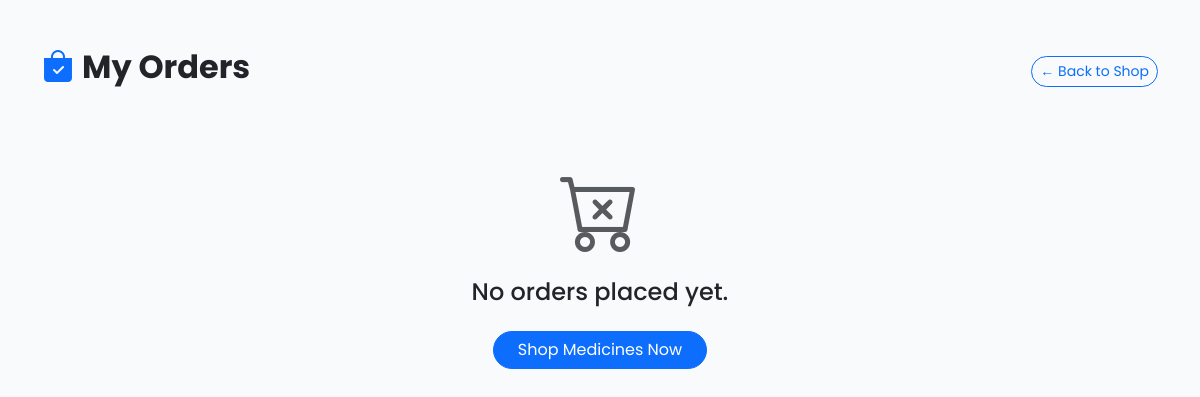
Before: /my_orders (signed in) with the older database file.
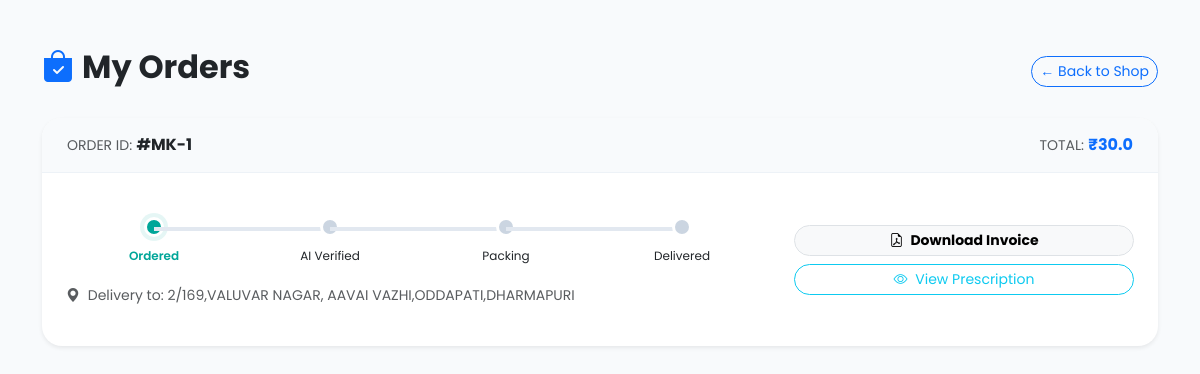
After: the same page with the newer database file.
### app.py (models this page shows)
class Order(db.Model):
    id = db.Column(db.Integer, primary_key=True)
    user_id = db.Column(db.Integer, db.ForeignKey('user.id'))
    full_name = db.Column(db.String(100))
    address = db.Column(db.String(500))
    phone = db.Column(db.String(20))
    prescription_file = db.Column(db.String(200))
    payment_method = db.Column(db.String(50))
    total_amount = db.Column(db.Float)
    verification_status = db.Column(db.String(50), default='Pending')
    flag_reason = db.Column(db.String(200))
    doctor_license_detected = db.Column(db.String(50))
    created_at = db.Column(db.DateTime, default=datetime.utcnow)

### app.py (the view)
@app.route('/my_orders')
@login_required
def my_orders():
    return render_template('orders.html', orders=Order.query.filter_by(user_id=current_user.id).all())

### app.py (called while the page is built)
@login_manager.user_loader
def load_user(user_id):
    return User.query.get(int(user_id))

### templates/orders.html (shortened to what this page needs)
<!DOCTYPE html>
<html lang="en">
<head>
    <link href="https://cdn.jsdelivr.net/npm/bootstrap@5.3.0/dist/css/bootstrap.min.css" rel="stylesheet">
    <link rel="stylesheet" href="https://cdn.jsdelivr.net/npm/bootstrap-icons@1.10.0/font/bootstrap-icons.css">
</head>
<body>
<div class="container py-5">
    <div class="d-flex justify-content-between align-items-center mb-4">
        <h2 class="fw-bold text-dark"><i class="bi bi-bag-check-fill text-primary me-2"></i>My Orders</h2>
        <a href="/" class="btn btn-outline-primary rounded-pill btn-sm">← Back to Shop</a>
    </div>
    {% if orders %}
        {% for order in orders %}
        <div class="order-card shadow-sm">
            <div class="order-header d-flex justify-content-between align-items-center">
                <div>
                    <span class="text-muted small">ORDER ID:</span>
                    <span class="fw-bold">#MK-{{ order.id }}</span>
                </div>
                <div class="text-end">
                    <span class="text-muted small">TOTAL:</span>
                    <span class="fw-bold text-primary">₹{{ order.total_amount }}</span>
                </div>
            </div>
            <div class="p-4">
                <div class="row align-items-center">
                    <div class="col-md-8">
                        <div class="order-track">
                            <div class="track-step active">
                                <span class="track-dot"></span>
                                <div class="track-text">Ordered</div>
                            </div>
                            <div class="track-step {% if order.verification_status == 'Approved' %}active{% endif %}">
                                <span class="track-dot"></span>
                                <div class="track-text">AI Verified</div>
                            </div>
                            <div class="track-step">
                                <span class="track-dot"></span>
                                <div class="track-text">Packing</div>
                            </div>
                            <div class="track-step">
                                <span class="track-dot"></span>
                                <div class="track-text">Delivered</div>
                            </div>
                        </div>
                        <p class="small text-muted mt-3">
                            <i class="bi bi-geo-alt-fill me-1"></i> Delivery to: {{ order.address }}
                        </p>
                    </div>
                    <div class="col-md-4 text-md-end">
                        <div class="d-grid gap-2">
                            <a href="{{ url_for('download_invoice', order_id=order.id) }}" class="btn btn-light btn-sm rounded-pill fw-bold border">
                                <i class="bi bi-file-earmark-pdf me-1"></i> Download Invoice
                            </a>
                            {% if order.prescription_file %}
                            <a href="{{ url_for('static', filename='uploads/' + order.prescription_file) }}" target="_blank" class="btn btn-outline-info btn-sm rounded-pill">
                                <i class="bi bi-eye me-1"></i> View Prescription
                            </a>
                            {% endif %}
                        </div>
                    </div>
                </div>
            </div>
        </div>
        {% endfor %}
    {% else %}
        <div class="text-center py-5">
            <i class="bi bi-cart-x display-1 text-muted"></i>
            <h4 class="mt-3">No orders placed yet.</h4>
            <a href="/" class="btn btn-primary mt-3 px-4 rounded-pill">Shop Medicines Now</a>
        </div>
    {% endif %}
</div>
</body>
</html>

### templates/orders.html (style rules this page uses)
:root { --primary-color: #00a699; --secondary-color: #004a99; }
body { font-family: 'Poppins', sans-serif; background-color: #f8fafc; }
.order-card { border: none; border-radius: 20px; box-shadow: 0 5px 15px rgba(0,0,0,0.05); margin-bottom: 25px; background: white; overflow: hidden; }
.order-header { background: #f8fafc; padding: 15px 25px; border-bottom: 1px solid #edf2f7; }
.order-track { margin: 20px 0; display: flex; justify-content: space-between; position: relative; }
.track-step { font-size: 0.75rem; text-align: center; flex: 1; position: relative; z-index: 1; }
.track-step::before { content: ''; height: 4px; width: 100%; background: #e2e8f0; position: absolute; top: 10px; left: -50%; z-index: -1; }
.track-step:first-child::before { display: none; }
.track-dot { width: 20px; height: 20px; background: #cbd5e1; border-radius: 50%; display: inline-block; margin-bottom: 5px; border: 3px solid white; }
.active .track-dot { background: var(--primary-color); box-shadow: 0 0 0 4px rgba(0,166,153,0.1); }
.active .track-text { color: var(--primary-color); font-weight: 600; }
.active::before { background: var(--primary-color) !important; }

Changed rows visible on the page:
added Order: id "1", total_amount "30.0", address "2/169,VALUVAR NAGAR, AAVAI VAZHI,ODDAPATI,DHARMAPURI"
Other visible differences:
text no longer shown: "No orders placed yet. Shop Medicines Now"
